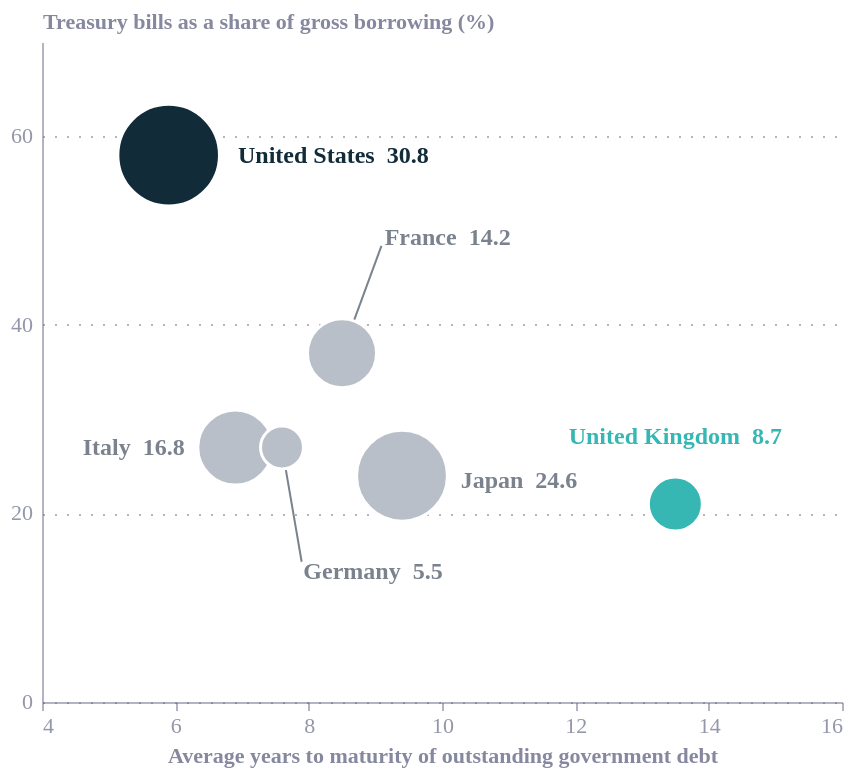

Source (notebook cell):
### Code cell
import numpy as np
import pandas as pd
import altair as alt
from ecostyles import EcoStyles

styles = EcoStyles(); styles.register_and_enable_theme()

TEAL, INK, GREY, MID, LIGHT = "#36B7B4", "#122b39", "#676A86", "#7A828E", "#B8BFC9"

# IMF World Economic Outlook, October 2026, Figure 1.8 (panel 4), 2025 data.
# Printed as a chart, not a table: values read off the figure's vector geometry (about +/-0.1).
# years = average years to maturity of outstanding debt; bills = Treasury bills as a share of
# gross borrowing (%); refi = refinancing requirement, % of GDP (the labels printed in the WEO).
DEBT = pd.DataFrame([
    ("United States",  5.9, 58, 30.8),
    ("Italy",          6.9, 27, 16.8),
    ("Germany",        7.6, 27,  5.5),
    ("France",         8.5, 37, 14.2),
    ("Japan",          9.4, 24, 24.6),
    ("United Kingdom", 13.5, 21,  8.7),
], columns=["country", "years", "bills", "refi"])

HIGHLIGHT = {"United States": INK, "United Kingdom": TEAL}
d = DEBT.copy()
d["lcol"] = d.country.map(lambda c: HIGHLIGHT.get(c, MID))      # label colour
d["dot"] = d.country.map(lambda c: HIGHLIGHT.get(c, LIGHT))     # bubble colour
d["lab"] = d.country + "  " + d.refi.map(lambda v: f"{v:.1f}")
MAX_AREA = 2600
d["r_px"] = np.sqrt(d.refi / 31 * MAX_AREA / np.pi)             # bubble radius in px (area ~ refinancing need)

BX = alt.Scale(domain=[4, 16], nice=False)
BY = alt.Scale(domain=[0, 70], nice=False)
bxa = alt.Axis(title="Average years to maturity of outstanding government debt", grid=False, values=[4, 6, 8, 10, 12, 14, 16])
bya = alt.Axis(title="Treasury bills as a share of gross borrowing (%)", values=[0, 20, 40, 60])

bubbles = alt.Chart(d).mark_circle(opacity=1, stroke="white", strokeWidth=1.5).encode(
    x=alt.X("years:Q", scale=BX, axis=bxa), y=alt.Y("bills:Q", scale=BY, axis=bya),
    size=alt.Size("refi:Q", scale=alt.Scale(domain=[0, 31], range=[0, MAX_AREA]), legend=None),
    color=alt.Color("dot:N", scale=None, legend=None))

# ---- labels: offsets in pixels from each bubble's centre (dx right, dy down) ----------------
# Crowded bubbles (Germany, France) get a leader line to a label in clear space; the rest sit beside
# their bubble. Tweak the numbers below to move a label; everything else follows.
PX_PER_YEAR, PX_PER_PCT = 600 / 12, 330 / 70          # chart width/height over the axis ranges
LABELS = {  # country: (dx, dy, align, leader?)
    "United States":  ( 52,   0, "left",   False),
    "Japan":          ( 44,   2, "left",   False),
    "United Kingdom": (  0, -34, "center", False),
    "Italy":          (-38,   0, "right",  False),
    "Germany":        ( 16,  62, "left",   True),
    "France":         ( 32, -58, "left",   True),
}
lab = d.copy()
lab["dx"] = lab.country.map(lambda c: LABELS[c][0])
lab["dy"] = lab.country.map(lambda c: LABELS[c][1])
lab["align"] = lab.country.map(lambda c: LABELS[c][2])
lab["leader"] = lab.country.map(lambda c: LABELS[c][3])
lab["lx"] = lab.years + lab.dx / PX_PER_YEAR            # label anchor, data units
lab["ly"] = lab.bills - lab.dy / PX_PER_PCT

# leader runs from the bubble's centre to just short of the label; it is drawn UNDER the bubbles
# (opaque), so it appears to meet the edge exactly, whatever the bubble size
length = np.hypot(lab.dx, lab.dy).replace(0, 1)
ux, uy = lab.dx / length, lab.dy / length
lab["x1"], lab["y1"] = lab.years, lab.bills
lab["x2"] = lab.years + (lab.dx - ux * 5) / PX_PER_YEAR
lab["y2"] = lab.bills - (lab.dy - uy * 5) / PX_PER_PCT

leaders = alt.Chart(lab[lab["leader"].astype(bool)]).mark_rule(color=MID, strokeWidth=1, opacity=1).encode(
    x=alt.X("x1:Q", scale=BX), y=alt.Y("y1:Q", scale=BY), x2="x2:Q", y2="y2:Q")

labels = [alt.Chart(lab[lab["align"] == al]).mark_text(
              align=al, baseline="middle", dx=0, dy=0, fontSize=12, fontWeight="bold", opacity=1).encode(
              x=alt.X("lx:Q", scale=BX), y=alt.Y("ly:Q", scale=BY), text="lab:N",
              color=alt.Color("lcol:N", scale=None, legend=None))
          for al in ("left", "right", "center")]

chart = alt.layer(leaders, bubbles, *labels).properties(width=400, height=300)

chart = chart.configure(background="white", font="Circular Std").configure_view(
    fill="transparent", stroke="transparent")
styles.save(chart, path=".", name="weo_refinancing", svg=True)
chart.save("weo_refinancing.png", scale_factor=2.0)
chart

### Figure 1 — Vega-Lite specification as saved in the notebook (floating-point values rounded to 4 significant figures)
{"config": {"font": "Circular Std", "text": {"color": "#676A86", "align": "left", "baseline": "middle", "dx": 7, "dy": 0, "fontSize": 11}, "view": {"stroke": "transparent", "continuousWidth": 400, "continuousHeight": 300, "discreteWidth": 400, "discreteHeight": 300, "fill": "transparent"}, "range": {"category": ["#36B7B4", "#E6224B", "#F4C245", "#0063AF", "#00A767", "#179FDB", "#EB5C2E"], "diverging": ["#E6224B", "#E54753", "#C9C9C9", "#179FDB", "#122B39"], "heatmap": ["#C9C9C9", "#179FDB", "#0063AF", "#122B39"], "ordinal": ["#00A767", "#36B7B4", "#179FDB", "#0063AF", "#243B5A"]}, "bar": {"color": "#179fdb"}, "line": {"color": "#e6224b"}, "rule": {"color": "#676A86"}, "area": {"opacity": 0.3}, "point": {"filled": true, "size": 80, "color": "#e6224b", "opacity": 0.95}, "geoshape": {"stroke": "white", "strokeWidth": 0.3}, "rect": {"fill": "#d6d4d4", "opacity": 0.3}, "axis": {"labelColor": "#676A86", "labelFontSize": 11, "labelFont": "Circular Std", "labelOpacity": 0.7, "tickColor": "#676A86", "tickOpacity": 0.5, "domainColor": "#676A86", "domainOpacity": 0.5, "gridColor": "#676A86", "gridDash": [2, 2], "gridOpacity": 0.5, "title": null, "titleColor": "#676A86", "titleOpacity": 0.8, "tickSize": 4}, "axisXDiscrete": {"grid": false, "labelAngle": 0, "tickCount": 10, "tickOpacity": 0.5, "title": null}, "axisYDiscrete": {"ticks": false, "labelPadding": 5}, "axisXTemporal": {"grid": false, "ticks": true}, "axisXQuantitative": {"grid": true}, "axisYQuantitative": {"gridColor": "#676A86", "gridDash": [1, 5], "gridOpacity": 0.5, "ticks": false, "labelPadding": 5, "tickCount": 8, "titleAngle": 0, "titleAlign": "left", "titleBaseline": "bottom", "titleX": 0, "titleY": -5}, "title": {"color": "#676A86E6", "subtitleColor": "#676A86", "font": "Circular Std", "subtitleFont": "Circular Std", "anchor": "start", "fontSize": 14, "subtitleFontSize": 12, "subtitlePadding": 4, "offset": 0, "frame": "group"}, "legend": {"titleColor": "#122b39", "title": null, "labelColor": "#122b39", "labelFontSize": 11}, "background": "white"}, "layer": [{"data": {"name": "data-e40b33af7e1e31cee66c3647362172d1"}, "mark": {"type": "rule", "color": "#7A828E", "opacity": 1, "strokeWidth": 1}, "encoding": {"x": {"field": "x1", "scale": {"domain": [4, 16], "nice": false}, "type": "quantitative"}, "x2": {"field": "x2"}, "y": {"field": "y1", "scale": {"domain": [0, 70], "nice": false}, "type": "quantitative"}, "y2": {"field": "y2"}}}, {"data": {"name": "data-6619db0720e8938b4dd87d7972af9f88"}, "mark": {"type": "circle", "opacity": 1, "stroke": "white", "strokeWidth": 1.5}, "encoding": {"color": {"field": "dot", "legend": null, "scale": null, "type": "nominal"}, "size": {"field": "refi", "legend": null, "scale": {"domain": [0, 31], "range": [0, 2600]}, "type": "quantitative"}, "x": {"axis": {"grid": false, "title": "Average years to maturity of outstanding government debt", "values": [4, 6, 8, 10, 12, 14, 16]}, "field": "years", "scale": {"domain": [4, 16], "nice": false}, "type": "quantitative"}, "y": {"axis": {"title": "Treasury bills as a share of gross borrowing (%)", "values": [0, 20, 40, 60]}, "field": "bills", "scale": {"domain": [0, 70], "nice": false}, "type": "quantitative"}}}, {"data": {"name": "data-af6ebad74f3c2dad778989716a889874"}, "mark": {"type": "text", "align": "left", "baseline": "middle", "dx": 0, "dy": 0, "fontSize": 12, "fontWeight": "bold", "opacity": 1}, "encoding": {"color": {"field": "lcol", "legend": null, "scale": null, "type": "nominal"}, "text": {"field": "lab", "type": "nominal"}, "x": {"field": "lx", "scale": {"domain": [4, 16], "nice": false}, "type": "quantitative"}, "y": {"field": "ly", "scale": {"domain": [0, 70], "nice": false}, "type": "quantitative"}}}, {"data": {"name": "data-62cf7a70928c44dcda2c06dd1a41acbb"}, "mark": {"type": "text", "align": "right", "baseline": "middle", "dx": 0, "dy": 0, "fontSize": 12, "fontWeight": "bold", "opacity": 1}, "encoding": {"color": {"field": "lcol", "legend": null, "scale": null, "type": "nominal"}, "text": {"field": "lab", "type": "nominal"}, "x": {"field": "lx", "scale": {"domain": [4, 16], "nice": false}, "type": "quantitative"}, "y": {"field": "ly", "scale": {"domain": [0, 70], "nice": false}, "type": "quantitative"}}}, {"data": {"name": "data-d77a960a4be5f8663ad3a887a45a2b51"}, "mark": {"type": "text", "align": "center", "baseline": "middle", "dx": 0, "dy": 0, "fontSize": 12, "fontWeight": "bold", "opacity": 1}, "encoding": {"color": {"field": "lcol", "legend": null, "scale": null, "type": "nominal"}, "text": {"field": "lab", "type": "nominal"}, "x": {"field": "lx", "scale": {"domain": [4, 16], "nice": false}, "type": "quantitative"}, "y": {"field": "ly", "scale": {"domain": [0, 70], "nice": false}, "type": "quantitative"}}}], "height": 330, "width": 400, "$schema": "https://vega.github.io/schema/vega-lite/v6.4.1.json", "datasets": {"data-e40b33af7e1e31cee66c3647362172d1": [{"country": "Germany", "years": 7.6, "bills": 27, "refi": 5.5, "lcol": "#7A828E", "dot": "#B8BFC9", "lab": "Germany  5.5", "r_px": 12.12, "dx": 16, "dy": 62, "align": "left", "leader": true, "lx": 7.92, "ly": 13.85, "x1": 7.6, "y1": 27, "x2": 7.895, "y2": 14.88}, {"country": "France", "years": 8.5, "bills": 37, "refi": 14.2, "lcol": "#7A828E", "dot": "#B8BFC9", "lab": "France  14.2", "r_px": 19.47, "dx": 32, "dy": -58, "align": "left", "leader": true, "lx": 9.14, "ly": 49.3, "x1": 8.5, "y1": 37, "x2": 9.092, "y2": 48.37}], "data-6619db0720e8938b4dd87d7972af9f88": [{"country": "United States", "years": 5.9, "bills": 58, "refi": 30.8, "lcol": "#122b39", "dot": "#122b39", "lab": "United States  30.8", "r_px": 28.68}, {"country": "Italy", "years": 6.9, "bills": 27, "refi": 16.8, "lcol": "#7A828E", "dot": "#B8BFC9", "lab": "Italy  16.8", "r_px": 21.18}, {"country": "Germany", "years": 7.6, "bills": 27, "refi": 5.5, "lcol": "#7A828E", "dot": "#B8BFC9", "lab": "Germany  5.5", "r_px": 12.12}, {"country": "France", "years": 8.5, "bills": 37, "refi": 14.2, "lcol": "#7A828E", "dot": "#B8BFC9", "lab": "France  14.2", "r_px": 19.47}, {"country": "Japan", "years": 9.4, "bills": 24, "refi": 24.6, "lcol": "#7A828E", "dot": "#B8BFC9", "lab": "Japan  24.6", "r_px": 25.63}, {"country": "United Kingdom", "years": 13.5, "bills": 21, "refi": 8.7, "lcol": "#36B7B4", "dot": "#36B7B4", "lab": "United Kingdom  8.7", "r_px": 15.24}], "data-af6ebad74f3c2dad778989716a889874": [{"country": "United States", "years": 5.9, "bills": 58, "refi": 30.8, "lcol": "#122b39", "dot": "#122b39", "lab": "United States  30.8", "r_px": 28.68, "dx": 52, "dy": 0, "align": "left", "leader": false, "lx": 6.94, "ly": 58.0, "x1": 5.9, "y1": 58, "x2": 6.84, "y2": 58.0}, {"country": "Germany", "years": 7.6, "bills": 27, "refi": 5.5, "lcol": "#7A828E", "dot": "#B8BFC9", "lab": "Germany  5.5", "r_px": 12.12, "dx": 16, "dy": 62, "align": "left", "leader": true, "lx": 7.92, "ly": 13.85, "x1": 7.6, "y1": 27, "x2": 7.895, "y2": 14.88}, {"country": "France", "years": 8.5, "bills": 37, "refi": 14.2, "lcol": "#7A828E", "dot": "#B8BFC9", "lab": "France  14.2", "r_px": 19.47, "dx": 32, "dy": -58, "align": "left", "leader": true, "lx": 9.14, "ly": 49.3, "x1": 8.5, "y1": 37, "x2": 9.092, "y2": 48.37}, {"country": "Japan", "years": 9.4, "bills": 24, "refi": 24.6, "lcol": "#7A828E", "dot": "#B8BFC9", "lab": "Japan  24.6", "r_px": 25.63, "dx": 44, "dy": 2, "align": "left", "leader": false, "lx": 10.28, "ly": 23.58, "x1": 9.4, "y1": 24, "x2": 10.18, "y2": 23.62}], "data-62cf7a70928c44dcda2c06dd1a41acbb": [{"country": "Italy", "years": 6.9, "bills": 27, "refi": 16.8, "lcol": "#7A828E", "dot": "#B8BFC9", "lab": "Italy  16.8", "r_px": 21.18, "dx": -38, "dy": 0, "align": "right", "leader": false, "lx": 6.14, "ly": 27.0, "x1": 6.9, "y1": 27, "x2": 6.24, "y2": 27.0}], "data-d77a960a4be5f8663ad3a887a45a2b51": [{"country": "United Kingdom", "years": 13.5, "bills": 21, "refi": 8.7, "lcol": "#36B7B4", "dot": "#36B7B4", "lab": "United Kingdom  8.7", "r_px": 15.24, "dx": 0, "dy": -34, "align": "center", "leader": false, "lx": 13.5, "ly": 28.21, "x1": 13.5, "y1": 21, "x2": 13.5, "y2": 27.15}]}}
